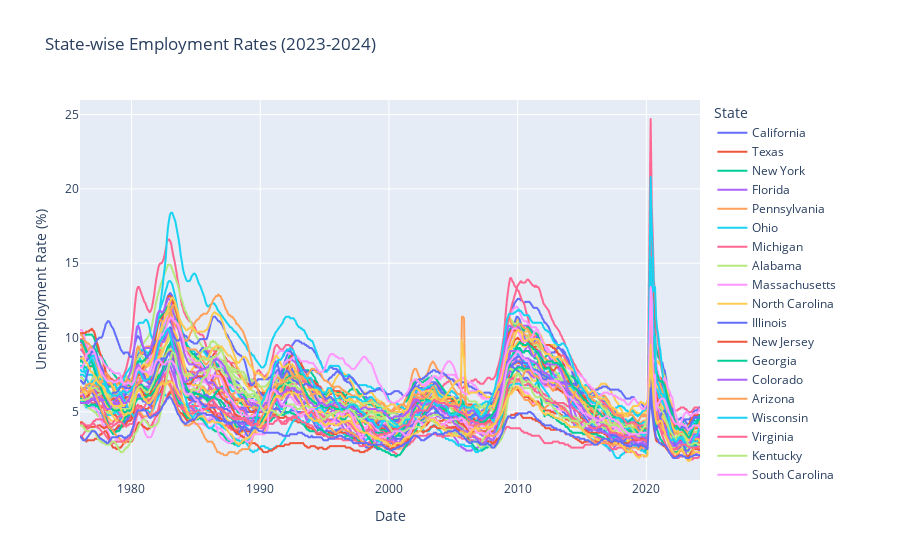

The code cell stored with this chart in its notebook:
### Code cell
# Convert the DataFrame from wide format to long format for plotting
unemp_long = unemp_states.reset_index().melt(id_vars='index', var_name='State', value_name='Unemployment Rate')
unemp_long = unemp_long.rename(columns={'index': 'Date'})

# Create a line plot using Plotly Express to visualize unemployment rates across states over time
fig = px.line(
    unemp_long,
    x='Date',
    y='Unemployment Rate',
    color='State',
    title='State-wise Employment Rates (2023-2024)',
    labels={'Unemployment Rate': 'Unemployment Rate (%)'}
)
fig.show()

### Figure 1 — Plotly figure (JSON) as saved in the notebook; plotly's stock layout.template omitted (floating-point values rounded to 4 significant figures; data arrays with more than 128 entries replaced by an {"elided": "..."} marker saying what was removed)
{"data": [{"hovertemplate": "State=California<br>Date=%{x}<br>Unemployment Rate (%)=%{y}<extra></extra>", "legendgroup": "California", "line": {"color": "#636efa", "dash": "solid"}, "marker": {"symbol": "circle"}, "mode": "lines", "name": "California", "showlegend": true, "type": "scattergl", "x": {"elided": "577 str values"}, "xaxis": "x", "y": {"elided": "577 float values"}, "yaxis": "y"}, {"hovertemplate": "State=Texas<br>Date=%{x}<br>Unemployment Rate (%)=%{y}<extra></extra>", "legendgroup": "Texas", "line": {"color": "#EF553B", "dash": "solid"}, "marker": {"symbol": "circle"}, "mode": "lines", "name": "Texas", "showlegend": true, "type": "scattergl", "x": {"elided": "577 str values"}, "xaxis": "x", "y": {"elided": "577 float values"}, "yaxis": "y"}, {"hovertemplate": "State=New York<br>Date=%{x}<br>Unemployment Rate (%)=%{y}<extra></extra>", "legendgroup": "New York", "line": {"color": "#00cc96", "dash": "solid"}, "marker": {"symbol": "circle"}, "mode": "lines", "name": "New York", "showlegend": true, "type": "scattergl", "x": {"elided": "577 str values"}, "xaxis": "x", "y": {"elided": "577 float values"}, "yaxis": "y"}, {"hovertemplate": "State=Florida<br>Date=%{x}<br>Unemployment Rate (%)=%{y}<extra></extra>", "legendgroup": "Florida", "line": {"color": "#ab63fa", "dash": "solid"}, "marker": {"symbol": "circle"}, "mode": "lines", "name": "Florida", "showlegend": true, "type": "scattergl", "x": {"elided": "577 str values"}, "xaxis": "x", "y": {"elided": "577 float values"}, "yaxis": "y"}, {"hovertemplate": "State=Pennsylvania<br>Date=%{x}<br>Unemployment Rate (%)=%{y}<extra></extra>", "legendgroup": "Pennsylvania", "line": {"color": "#FFA15A", "dash": "solid"}, "marker": {"symbol": "circle"}, "mode": "lines", "name": "Pennsylvania", "showlegend": true, "type": "scattergl", "x": {"elided": "577 str values"}, "xaxis": "x", "y": {"elided": "577 float values"}, "yaxis": "y"}, {"hovertemplate": "State=Ohio<br>Date=%{x}<br>Unemployment Rate (%)=%{y}<extra></extra>", "legendgroup": "Ohio", "line": {"color": "#19d3f3", "dash": "solid"}, "marker": {"symbol": "circle"}, "mode": "lines", "name": "Ohio", "showlegend": true, "type": "scattergl", "x": {"elided": "577 str values"}, "xaxis": "x", "y": {"elided": "577 float values"}, "yaxis": "y"}, {"hovertemplate": "State=Michigan<br>Date=%{x}<br>Unemployment Rate (%)=%{y}<extra></extra>", "legendgroup": "Michigan", "line": {"color": "#FF6692", "dash": "solid"}, "marker": {"symbol": "circle"}, "mode": "lines", "name": "Michigan", "showlegend": true, "type": "scattergl", "x": {"elided": "577 str values"}, "xaxis": "x", "y": {"elided": "577 float values"}, "yaxis": "y"}, {"hovertemplate": "State=Alabama<br>Date=%{x}<br>Unemployment Rate (%)=%{y}<extra></extra>", "legendgroup": "Alabama", "line": {"color": "#B6E880", "dash": "solid"}, "marker": {"symbol": "circle"}, "mode": "lines", "name": "Alabama", "showlegend": true, "type": "scattergl", "x": {"elided": "577 str values"}, "xaxis": "x", "y": {"elided": "577 float values"}, "yaxis": "y"}, {"hovertemplate": "State=Massachusetts<br>Date=%{x}<br>Unemployment Rate (%)=%{y}<extra></extra>", "legendgroup": "Massachusetts", "line": {"color": "#FF97FF", "dash": "solid"}, "marker": {"symbol": "circle"}, "mode": "lines", "name": "Massachusetts", "showlegend": true, "type": "scattergl", "x": {"elided": "577 str values"}, "xaxis": "x", "y": {"elided": "577 float values"}, "yaxis": "y"}, {"hovertemplate": "State=North Carolina<br>Date=%{x}<br>Unemployment Rate (%)=%{y}<extra></extra>", "legendgroup": "North Carolina", "line": {"color": "#FECB52", "dash": "solid"}, "marker": {"symbol": "circle"}, "mode": "lines", "name": "North Carolina", "showlegend": true, "type": "scattergl", "x": {"elided": "577 str values"}, "xaxis": "x", "y": {"elided": "577 float values"}, "yaxis": "y"}, {"hovertemplate": "State=Illinois<br>Date=%{x}<br>Unemployment Rate (%)=%{y}<extra></extra>", "legendgroup": "Illinois", "line": {"color": "#636efa", "dash": "solid"}, "marker": {"symbol": "circle"}, "mode": "lines", "name": "Illinois", "showlegend": true, "type": "scattergl", "x": {"elided": "577 str values"}, "xaxis": "x", "y": {"elided": "577 float values"}, "yaxis": "y"}, {"hovertemplate": "State=New Jersey<br>Date=%{x}<br>Unemployment Rate (%)=%{y}<extra></extra>", "legendgroup": "New Jersey", "line": {"color": "#EF553B", "dash": "solid"}, "marker": {"symbol": "circle"}, "mode": "lines", "name": "New Jersey", "showlegend": true, "type": "scattergl", "x": {"elided": "577 str values"}, "xaxis": "x", "y": {"elided": "577 float values"}, "yaxis": "y"}, {"hovertemplate": "State=Georgia<br>Date=%{x}<br>Unemployment Rate (%)=%{y}<extra></extra>", "legendgroup": "Georgia", "line": {"color": "#00cc96", "dash": "solid"}, "marker": {"symbol": "circle"}, "mode": "lines", "name": "Georgia", "showlegend": true, "type": "scattergl", "x": {"elided": "577 str values"}, "xaxis": "x", "y": {"elided": "577 float values"}, "yaxis": "y"}, {"hovertemplate": "State=Colorado<br>Date=%{x}<br>Unemployment Rate (%)=%{y}<extra></extra>", "legendgroup": "Colorado", "line": {"color": "#ab63fa", "dash": "solid"}, "marker": {"symbol": "circle"}, "mode": "lines", "name": "Colorado", "showlegend": true, "type": "scattergl", "x": {"elided": "577 str values"}, "xaxis": "x", "y": {"elided": "577 float values"}, "yaxis": "y"}, {"hovertemplate": "State=Arizona<br>Date=%{x}<br>Unemployment Rate (%)=%{y}<extra></extra>", "legendgroup": "Arizona", "line": {"color": "#FFA15A", "dash": "solid"}, "marker": {"symbol": "circle"}, "mode": "lines", "name": "Arizona", "showlegend": true, "type": "scattergl", "x": {"elided": "577 str values"}, "xaxis": "x", "y": {"elided": "577 float values"}, "yaxis": "y"}, {"hovertemplate": "State=Wisconsin<br>Date=%{x}<br>Unemployment Rate (%)=%{y}<extra></extra>", "legendgroup": "Wisconsin", "line": {"color": "#19d3f3", "dash": "solid"}, "marker": {"symbol": "circle"}, "mode": "lines", "name": "Wisconsin", "showlegend": true, "type": "scattergl", "x": {"elided": "577 str values"}, "xaxis": "x", "y": {"elided": "577 float values"}, "yaxis": "y"}, {"hovertemplate": "State=Virginia<br>Date=%{x}<br>Unemployment Rate (%)=%{y}<extra></extra>", "legendgroup": "Virginia", "line": {"color": "#FF6692", "dash": "solid"}, "marker": {"symbol": "circle"}, "mode": "lines", "name": "Virginia", "showlegend": true, "type": "scattergl", "x": {"elided": "577 str values"}, "xaxis": "x", "y": {"elided": "577 float values"}, "yaxis": "y"}, {"hovertemplate": "State=Kentucky<br>Date=%{x}<br>Unemployment Rate (%)=%{y}<extra></extra>", "legendgroup": "Kentucky", "line": {"color": "#B6E880", "dash": "solid"}, "marker": {"symbol": "circle"}, "mode": "lines", "name": "Kentucky", "showlegend": true, "type": "scattergl", "x": {"elided": "577 str values"}, "xaxis": "x", "y": {"elided": "577 float values"}, "yaxis": "y"}, {"hovertemplate": "State=South Carolina<br>Date=%{x}<br>Unemployment Rate (%)=%{y}<extra></extra>", "legendgroup": "South Carolina", "line": {"color": "#FF97FF", "dash": "solid"}, "marker": {"symbol": "circle"}, "mode": "lines", "name": "South Carolina", "showlegend": true, "type": "scattergl", "x": {"elided": "577 str values"}, "xaxis": "x", "y": {"elided": "577 float values"}, "yaxis": "y"}, {"hovertemplate": "State=New Mexico<br>Date=%{x}<br>Unemployment Rate (%)=%{y}<extra></extra>", "legendgroup": "New Mexico", "line": {"color": "#FECB52", "dash": "solid"}, "marker": {"symbol": "circle"}, "mode": "lines", "name": "New Mexico", "showlegend": true, "type": "scattergl", "x": {"elided": "577 str values"}, "xaxis": "x", "y": {"elided": "577 float values"}, "yaxis": "y"}, {"hovertemplate": "State=Minnesota<br>Date=%{x}<br>Unemployment Rate (%)=%{y}<extra></extra>", "legendgroup": "Minnesota", "line": {"color": "#636efa", "dash": "solid"}, "marker": {"symbol": "circle"}, "mode": "lines", "name": "Minnesota", "showlegend": true, "type": "scattergl", "x": {"elided": "577 str values"}, "xaxis": "x", "y": {"elided": "577 float values"}, "yaxis": "y"}, {"hovertemplate": "State=Tennessee<br>Date=%{x}<br>Unemployment Rate (%)=%{y}<extra></extra>", "legendgroup": "Tennessee", "line": {"color": "#EF553B", "dash": "solid"}, "marker": {"symbol": "circle"}, "mode": "lines", "name": "Tennessee", "showlegend": true, "type": "scattergl", "x": {"elided": "577 str values"}, "xaxis": "x", "y": {"elided": "577 float values"}, "yaxis": "y"}, {"hovertemplate": "State=Washington<br>Date=%{x}<br>Unemployment Rate (%)=%{y}<extra></extra>", "legendgroup": "Washington", "line": {"color": "#00cc96", "dash": "solid"}, "marker": {"symbol": "circle"}, "mode": "lines", "name": "Washington", "showlegend": true, "type": "scattergl", "x": {"elided": "577 str values"}, "xaxis": "x", "y": {"elided": "577 float values"}, "yaxis": "y"}, {"hovertemplate": "State=Maryland<br>Date=%{x}<br>Unemployment Rate (%)=%{y}<extra></extra>", "legendgroup": "Maryland", "line": {"color": "#ab63fa", "dash": "solid"}, "marker": {"symbol": "circle"}, "mode": "lines", "name": "Maryland", "showlegend": true, "type": "scattergl", "x": {"elided": "577 str values"}, "xaxis": "x", "y": {"elided": "577 float values"}, "yaxis": "y"}, {"hovertemplate": "State=Oregon<br>Date=%{x}<br>Unemployment Rate (%)=%{y}<extra></extra>", "legendgroup": "Oregon", "line": {"color": "#FFA15A", "dash": "solid"}, "marker": {"symbol": "circle"}, "mode": "lines", "name": "Oregon", "showlegend": true, "type": "scattergl", "x": {"elided": "577 str values"}, "xaxis": "x", "y": {"elided": "577 float values"}, "yaxis": "y"}, {"hovertemplate": "State=West Virginia<br>Date=%{x}<br>Unemployment Rate (%)=%{y}<extra></extra>", "legendgroup": "West Virginia", "line": {"color": "#19d3f3", "dash": "solid"}, "marker": {"symbol": "circle"}, "mode": "lines", "name": "West Virginia", "showlegend": true, "type": "scattergl", "x": {"elided": "577 str values"}, "xaxis": "x", "y": {"elided": "577 float values"}, "yaxis": "y"}, {"hovertemplate": "State=Nevada<br>Date=%{x}<br>Unemployment Rate (%)=%{y}<extra></extra>", "legendgroup": "Nevada", "line": {"color": "#FF6692", "dash": "solid"}, "marker": {"symbol": "circle"}, "mode": "lines", "name": "Nevada", "showlegend": true, "type": "scattergl", "x": {"elided": "577 str values"}, "xaxis": "x", "y": {"elided": "577 float values"}, "yaxis": "y"}, {"hovertemplate": "State=Arkansas<br>Date=%{x}<br>Unemployment Rate (%)=%{y}<extra></extra>", "legendgroup": "Arkansas", "line": {"color": "#B6E880", "dash": "solid"}, "marker": {"symbol": "circle"}, "mode": "lines", "name": "Arkansas", "showlegend": true, "type": "scattergl", "x": {"elided": "577 str values"}, "xaxis": "x", "y": {"elided": "577 float values"}, "yaxis": "y"}, {"hovertemplate": "State=Oklahoma<br>Date=%{x}<br>Unemployment Rate (%)=%{y}<extra></extra>", "legendgroup": "Oklahoma", "line": {"color": "#FF97FF", "dash": "solid"}, "marker": {"symbol": "circle"}, "mode": "lines", "name": "Oklahoma", "showlegend": true, "type": "scattergl", "x": {"elided": "577 str values"}, "xaxis": "x", "y": {"elided": "577 float values"}, "yaxis": "y"}, {"hovertemplate": "State=Missouri<br>Date=%{x}<br>Unemployment Rate (%)=%{y}<extra></extra>", "legendgroup": "Missouri", "line": {"color": "#FECB52", "dash": "solid"}, "marker": {"symbol": "circle"}, "mode": "lines", "name": "Missouri", "showlegend": true, "type": "scattergl", "x": {"elided": "577 str values"}, "xaxis": "x", "y": {"elided": "577 float values"}, "yaxis": "y"}, {"hovertemplate": "State=Alaska<br>Date=%{x}<br>Unemployment Rate (%)=%{y}<extra></extra>", "legendgroup": "Alaska", "line": {"color": "#636efa", "dash": "solid"}, "marker": {"symbol": "circle"}, "mode": "lines", "name": "Alaska", "showlegend": true, "type": "scattergl", "x": {"elided": "577 str values"}, "xaxis": "x", "y": {"elided": "577 float values"}, "yaxis": "y"}, {"hovertemplate": "State=Iowa<br>Date=%{x}<br>Unemployment Rate (%)=%{y}<extra></extra>", "legendgroup": "Iowa", "line": {"color": "#EF553B", "dash": "solid"}, "marker": {"symbol": "circle"}, "mode": "lines", "name": "Iowa", "showlegend": true, "type": "scattergl", "x": {"elided": "577 str values"}, "xaxis": "x", "y": {"elided": "577 float values"}, "yaxis": "y"}, {"hovertemplate": "State=Utah<br>Date=%{x}<br>Unemployment Rate (%)=%{y}<extra></extra>", "legendgroup": "Utah", "line": {"color": "#00cc96", "dash": "solid"}, "marker": {"symbol": "circle"}, "mode": "lines", "name": "Utah", "showlegend": true, "type": "scattergl", "x": {"elided": "577 str values"}, "xaxis": "x", "y": {"elided": "577 float values"}, "yaxis": "y"}, {"hovertemplate": "State=Indiana<br>Date=%{x}<br>Unemployment Rate (%)=%{y}<extra></extra>", "legendgroup": "Indiana", "line": {"color": "#ab63fa", "dash": "solid"}, "marker": {"symbol": "circle"}, "mode": "lines", "name": "Indiana", "showlegend": true, "type": "scattergl", "x": {"elided": "577 str values"}, "xaxis": "x", "y": {"elided": "577 float values"}, "yaxis": "y"}, {"hovertemplate": "State=Louisiana<br>Date=%{x}<br>Unemployment Rate (%)=%{y}<extra></extra>", "legendgroup": "Louisiana", "line": {"color": "#FFA15A", "dash": "solid"}, "marker": {"symbol": "circle"}, "mode": "lines", "name": "Louisiana", "showlegend": true, "type": "scattergl", "x": {"elided": "577 str values"}, "xaxis": "x", "y": {"elided": "577 float values"}, "yaxis": "y"}, {"hovertemplate": "State=Hawaii<br>Date=%{x}<br>Unemployment Rate (%)=%{y}<extra></extra>", "legendgroup": "Hawaii", "line": {"color": "#19d3f3", "dash": "solid"}, "marker": {"symbol": "circle"}, "mode": "lines", "name": "Hawaii", "showlegend": true, "type": "scattergl", "x": {"elided": "577 str values"}, "xaxis": "x", "y": {"elided": "577 float values"}, "yaxis": "y"}, {"hovertemplate": "State=North Dakota<br>Date=%{x}<br>Unemployment Rate (%)=%{y}<extra></extra>", "legendgroup": "North Dakota", "line": {"color": "#FF6692", "dash": "solid"}, "marker": {"symbol": "circle"}, "mode": "lines", "name": "North Dakota", "showlegend": true, "type": "scattergl", "x": {"elided": "577 str values"}, "xaxis": "x", "y": {"elided": "577 float values"}, "yaxis": "y"}, {"hovertemplate": "State=Montana<br>Date=%{x}<br>Unemployment Rate (%)=%{y}<extra></extra>", "legendgroup": "Montana", "line": {"color": "#B6E880", "dash": "solid"}, "marker": {"symbol": "circle"}, "mode": "lines", "name": "Montana", "showlegend": true, "type": "scattergl", "x": {"elided": "577 str values"}, "xaxis": "x", "y": {"elided": "577 float values"}, "yaxis": "y"}, {"hovertemplate": "State=the District of Columbia<br>Date=%{x}<br>Unemployment Rate (%)=%{y}<extra></extra>", "legendgroup": "the District of Columbia", "line": {"color": "#FF97FF", "dash": "solid"}, "marker": {"symbol": "circle"}, "mode": "lines", "name": "the District of Columbia", "showlegend": true, "type": "scattergl", "x": {"elided": "577 str values"}, "xaxis": "x", "y": {"elided": "577 float values"}, "yaxis": "y"}, {"hovertemplate": "State=Mississippi<br>Date=%{x}<br>Unemployment Rate (%)=%{y}<extra></extra>", "legendgroup": "Mississippi", "line": {"color": "#FECB52", "dash": "solid"}, "marker": {"symbol": "circle"}, "mode": "lines", "name": "Mississippi", "showlegend": true, "type": "scattergl", "x": {"elided": "577 str values"}, "xaxis": "x", "y": {"elided": "577 float values"}, "yaxis": "y"}, {"hovertemplate": "State=Maine<br>Date=%{x}<br>Unemployment Rate (%)=%{y}<extra></extra>", "legendgroup": "Maine", "line": {"color": "#636efa", "dash": "solid"}, "marker": {"symbol": "circle"}, "mode": "lines", "name": "Maine", "showlegend": true, "type": "scattergl", "x": {"elided": "577 str values"}, "xaxis": "x", "y": {"elided": "577 float values"}, "yaxis": "y"}, {"hovertemplate": "State=Nebraska<br>Date=%{x}<br>Unemployment Rate (%)=%{y}<extra></extra>", "legendgroup": "Nebraska", "line": {"color": "#EF553B", "dash": "solid"}, "marker": {"symbol": "circle"}, "mode": "lines", "name": "Nebraska", "showlegend": true, "type": "scattergl", "x": {"elided": "577 str values"}, "xaxis": "x", "y": {"elided": "577 float values"}, "yaxis": "y"}, {"hovertemplate": "State=Connecticut<br>Date=%{x}<br>Unemployment Rate (%)=%{y}<extra></extra>", "legendgroup": "Connecticut", "line": {"color": "#00cc96", "dash": "solid"}, "marker": {"symbol": "circle"}, "mode": "lines", "name": "Connecticut", "showlegend": true, "type": "scattergl", "x": {"elided": "577 str values"}, "xaxis": "x", "y": {"elided": "577 float values"}, "yaxis": "y"}, {"hovertemplate": "State=Idaho<br>Date=%{x}<br>Unemployment Rate (%)=%{y}<extra></extra>", "legendgroup": "Idaho", "line": {"color": "#ab63fa", "dash": "solid"}, "marker": {"symbol": "circle"}, "mode": "lines", "name": "Idaho", "showlegend": true, "type": "scattergl", "x": {"elided": "577 str values"}, "xaxis": "x", "y": {"elided": "577 float values"}, "yaxis": "y"}, {"hovertemplate": "State=New Hampshire<br>Date=%{x}<br>Unemployment Rate (%)=%{y}<extra></extra>", "legendgroup": "New Hampshire", "line": {"color": "#FFA15A", "dash": "solid"}, "marker": {"symbol": "circle"}, "mode": "lines", "name": "New Hampshire", "showlegend": true, "type": "scattergl", "x": {"elided": "577 str values"}, "xaxis": "x", "y": {"elided": "577 float values"}, "yaxis": "y"}, {"hovertemplate": "State=Rhode Island<br>Date=%{x}<br>Unemployment Rate (%)=%{y}<extra></extra>", "legendgroup": "Rhode Island", "line": {"color": "#19d3f3", "dash": "solid"}, "marker": {"symbol": "circle"}, "mode": "lines", "name": "Rhode Island", "showlegend": true, "type": "scattergl", "x": {"elided": "577 str values"}, "xaxis": "x", "y": {"elided": "577 float values"}, "yaxis": "y"}, {"hovertemplate": "State=Kansas<br>Date=%{x}<br>Unemployment Rate (%)=%{y}<extra></extra>", "legendgroup": "Kansas", "line": {"color": "#FF6692", "dash": "solid"}, "marker": {"symbol": "circle"}, "mode": "lines", "name": "Kansas", "showlegend": true, "type": "scattergl", "x": {"elided": "577 str values"}, "xaxis": "x", "y": {"elided": "577 float values"}, "yaxis": "y"}, {"hovertemplate": "State=Wyoming<br>Date=%{x}<br>Unemployment Rate (%)=%{y}<extra></extra>", "legendgroup": "Wyoming", "line": {"color": "#B6E880", "dash": "solid"}, "marker": {"symbol": "circle"}, "mode": "lines", "name": "Wyoming", "showlegend": true, "type": "scattergl", "x": {"elided": "577 str values"}, "xaxis": "x", "y": {"elided": "577 float values"}, "yaxis": "y"}, {"hovertemplate": "State=Delaware<br>Date=%{x}<br>Unemployment Rate (%)=%{y}<extra></extra>", "legendgroup": "Delaware", "line": {"color": "#FF97FF", "dash": "solid"}, "marker": {"symbol": "circle"}, "mode": "lines", "name": "Delaware", "showlegend": true, "type": "scattergl", "x": {"elided": "577 str values"}, "xaxis": "x", "y": {"elided": "577 float values"}, "yaxis": "y"}, {"hovertemplate": "State=Vermont<br>Date=%{x}<br>Unemployment Rate (%)=%{y}<extra></extra>", "legendgroup": "Vermont", "line": {"color": "#FECB52", "dash": "solid"}, "marker": {"symbol": "circle"}, "mode": "lines", "name": "Vermont", "showlegend": true, "type": "scattergl", "x": {"elided": "577 str values"}, "xaxis": "x", "y": {"elided": "577 float values"}, "yaxis": "y"}, {"hovertemplate": "State=South Dakota<br>Date=%{x}<br>Unemployment Rate (%)=%{y}<extra></extra>", "legendgroup": "South Dakota", "line": {"color": "#636efa", "dash": "solid"}, "marker": {"symbol": "circle"}, "mode": "lines", "name": "South Dakota", "showlegend": true, "type": "scattergl", "x": {"elided": "577 str values"}, "xaxis": "x", "y": {"elided": "577 float values"}, "yaxis": "y"}], "layout": {"legend": {"title": {"text": "State"}, "tracegroupgap": 0}, "title": {"text": "State-wise Employment Rates (2023-2024)"}, "xaxis": {"anchor": "y", "domain": [0, 1], "title": {"text": "Date"}}, "yaxis": {"anchor": "x", "domain": [0, 1], "title": {"text": "Unemployment Rate (%)"}}}}
